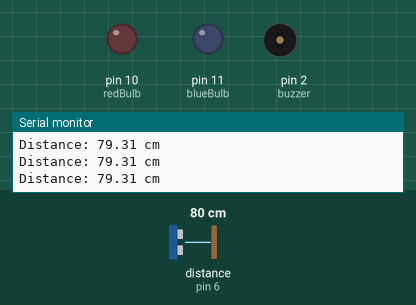
Bench run of a sketch on a simulated Arduino Uno, built with avr-gcc and run on an emulated ATmega328P. Shown: output pins drawn as LEDs (lit = HIGH), buzzer (waves = sounding), the last lines printed to the serial monitor. Wiring (inferred from the names in the program): ultrasonic range finder: trigger pin 7; echo pin 6. Inputs (shaded band) come from the test bench; at power-on: distance to the obstacle (sensor on pin 6) 80 cm. The echo pulse lasts 58.3 µs per cm; pins used as bus, display or sensor lines are not drawn.

Above: at 1.2 s.
1.3 s: distance to the obstacle (sensor on pin 6) set to 18 cm
2.8 s: distance to the obstacle (sensor on pin 6) set to 14 cm
At 3.9 s:
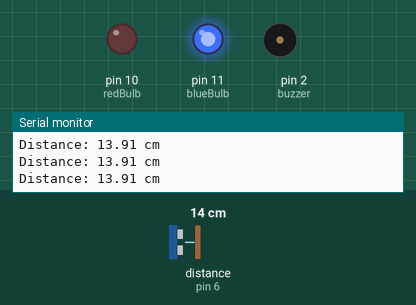
4.3 s: distance to the obstacle (sensor on pin 6) set to 12 cm
7.3 s: distance to the obstacle (sensor on pin 6) set to 9 cm
At 7.9 s:
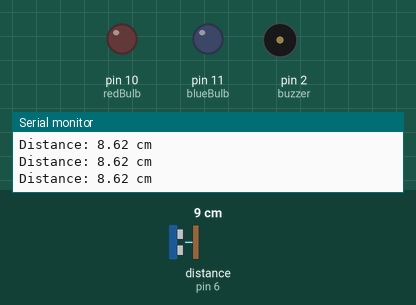
8.8 s: distance to the obstacle (sensor on pin 6) set to 7 cm
10.3 s: distance to the obstacle (sensor on pin 6) set to 4 cm
At 11.7 s:
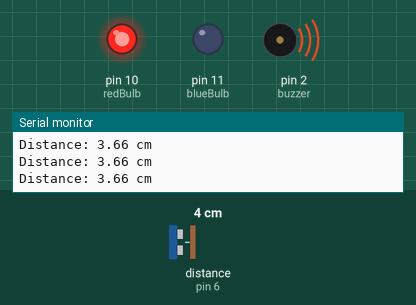
Timing chart, 0 to 12.8 s (numbered marks = the images above; inputs shaded):
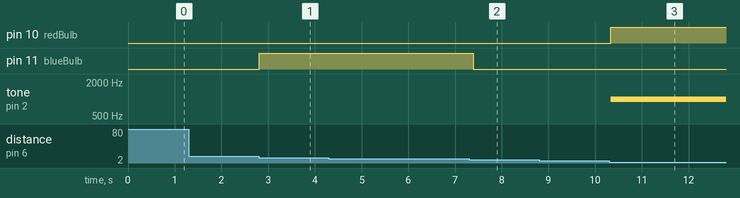

Measured:
- the behaviour switches between 16 and 15 cm on distance to the obstacle (sensor on pin 6) (found by bisection; images 0 and 1)
- the behaviour switches between 11 and 10 cm on distance to the obstacle (sensor on pin 6) (found by bisection; images 1 and 2)
- the behaviour switches between 6 and 5 cm on distance to the obstacle (sensor on pin 6) (found by bisection; images 2 and 3)
- after the input at 2.8 s, pin 11 (blueBulb): LOW → HIGH at once
- after the input at 7.3 s, pin 11 (blueBulb): HIGH → LOW after 0.09 s
- after the input at 10.3 s, pin 10 (redBulb): LOW → HIGH at once; tone on pin 2 (buzzer): silent → 1000 Hz at once

The sketch:

water.ino
```cpp
const int buzzer = 2; // Buzzer connected to pin 2
const int trigPin = 7; // Trigger pin of ultrasonic sensor
const int echoPin = 6; // Echo pin of ultrasonic sensor
const int blueBulb = 11;
const int redBulb = 10;


float duration, distance;
void setup() {
   pinMode(trigPin, OUTPUT);
   pinMode(echoPin, INPUT);
   pinMode(buzzer, OUTPUT);
   pinMode(blueBulb, OUTPUT);
   pinMode(redBulb, OUTPUT);
   Serial.begin(9600); // Initialize serial communication
}
void loop() {
   // Send a 10-microsecond pulse to TRIG pin
   digitalWrite(trigPin, LOW);
   delayMicroseconds(2);
   digitalWrite(trigPin, HIGH);
   delayMicroseconds(10);
   digitalWrite(trigPin, LOW);
   // Measure the duration of the echo pulse
   duration = pulseIn(echoPin, HIGH);
   // Calculate distance in cm
   distance = (duration * 0.034) / 2;
   Serial.print("Distance: ");
   Serial.print(distance);
   Serial.println(" cm");


    if (distance >= 10 && distance <= 15) {
        digitalWrite(blueBulb, HIGH); // Turn on LED
    }

    if (distance < 10 || distance > 15) {
         digitalWrite(blueBulb, LOW);
    }

    if (distance <= 5) {
        digitalWrite(redBulb, HIGH); // Turn on LED
    }

    if (distance > 5) {
        digitalWrite(redBulb, LOW);
    }

   // Activate buzzer if object is within 5 cm
   if (distance <= 5) {
       tone(buzzer, 1000); // Emit sound at 1000 Hz
   } else {
       noTone(buzzer); // Turn off buzzer
   }
   delay(100); // Short delay for stability
}
```
